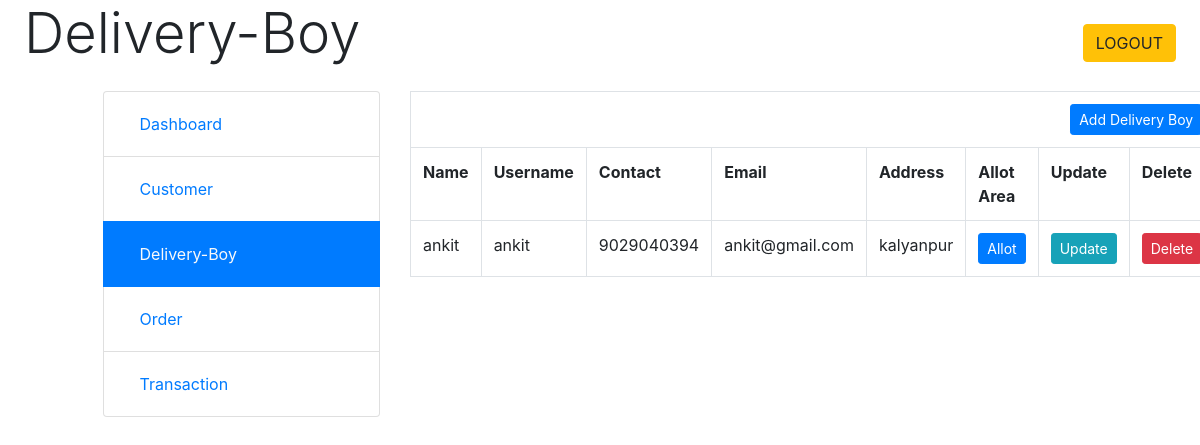
Screenshot of /Lucknow_dabbawala/viewserboy.php with the database file from the repository.
### tables this page shows
CREATE TABLE IF NOT EXISTS `service_boy` (
  `name` varchar(40) NOT NULL,
  `username` varchar(40) NOT NULL,
  `password` varchar(20) NOT NULL,
  `contact` bigint(10) NOT NULL,
  `email` varchar(50) NOT NULL,
  `addhar` varchar(20) NOT NULL,
  `address` varchar(200) NOT NULL,
  `photo` varchar(300) NOT NULL,
  `allot` varchar(50) NOT NULL,
  PRIMARY KEY (`username`)
);

### Lucknow_dabbawala/viewserboy.php (the view, shortened to what this page needs)
<!DOCTYPE html>
<html>
<head>
	<?php include("bootstrap.php"); ?>
</head>
<body>
<div class='conainer-fluid'>
<div class='row'>
	<div class='col-md-12'>
		<span class='display-4 ml-4 mt-4'>Delivery-Boy</span>
		<a href="logout"><button class='btn btn-warning float-right mt-4 mr-4'>LOGOUT</button></a>
	</div>
</div>
<div class='row mt-4'>
	<div class='col-md-1'></div>
	<div class='col-md-3'>
		<ul class="list-group">
  <li class="list-group-item"><a href="admin.php" class='nav-link'>Dashboard</a></li>
  <li class="list-group-item"><a href="customerlist.php" class='nav-link '>Customer</a></li>
  <li class="list-group-item active"><a href="viewserboy.php" class='nav-link text-light'>Delivery-Boy</a></li>
  <li class="list-group-item"><a href="report.php" class='nav-link'>Order</a></li>
  <li class="list-group-item"><a href="transaction.php" class='nav-link '>Transaction</a></li>
</ul>
	</div>
	<div class='col-md-7'>
<table class='table table-bordered'>
	<tr><td class='text-right' colspan="10">
		<a href="addboy.php"><button class='btn btn-primary btn-sm'>Add Delivery Boy</button></a>
	</td></tr>
	<tr><th>Name</th><th>Username</th><th>Contact</th><th>Email</th><th>Address</th> <th>Allot Area</th><th>Update</th><th>Delete</th></tr>
	<?php
	include ("conne.php");
	$sql="select * from service_boy where allot='null'";
	$x=mysqli_query($conn,$sql);
while($r=mysqli_fetch_assoc($x)){
	?>
	<tr><td><?php echo $r['name']?></td>
	<td><?php echo $r['username']?></td>
	<td><?php echo $r['contact']?></td>
	<td><?php echo $r['email']?></td>
	<td><?php echo $r['address']?></td>
	<td>
<form action="" method="get"><button name='sb' value='<?php echo $r['username']?>' class='btn btn-sm btn-primary'>Allot </button></form>
		</td>
		<td>
<form action="updatedelivery.php" method="get"><button type='submit' name='update' value='<?php echo $r['username']?>' class='btn btn-sm btn-info'>Update </button></form>
		</td>
<td>
<form action="deletedelivery.php" method="get"><button type='submit' name='delete' value='<?php echo $r['username']?>' class='btn btn-sm btn-danger'>Delete </button></form>
		</td>
	</tr>
<?php
}
?>
</table>
	</div>
	<div class='col-md-1'></div>
</div>
</div>
</body>
</html>

### rows the page displays
service_boy: name "ankit", username "ankit", contact "9029040394", email "ankit@gmail.com", address "kalyanpur"
